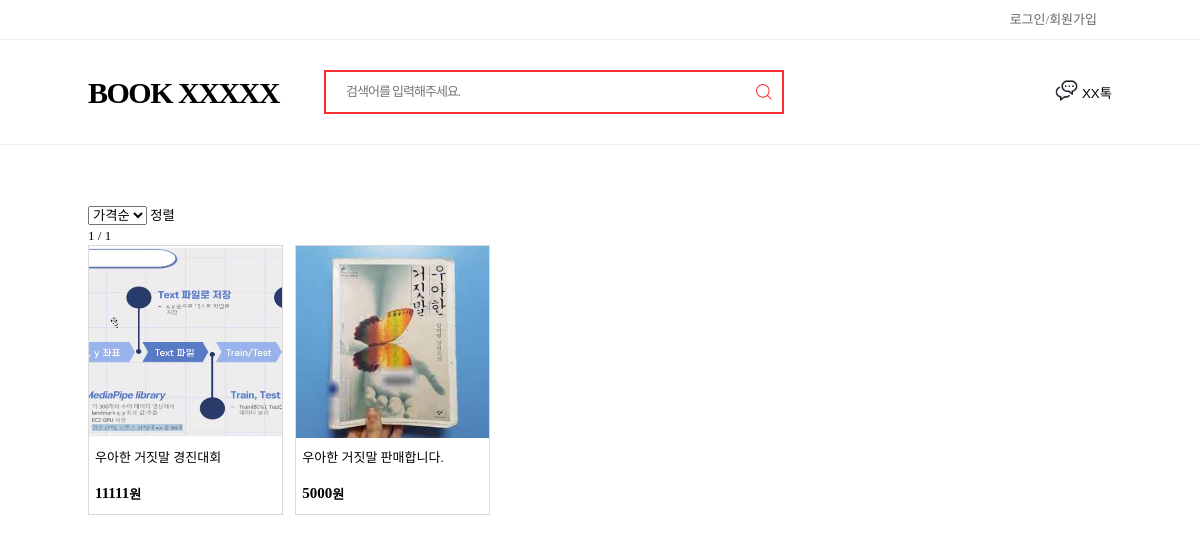
Page /shop/result/ on the committed database.
### bookL/models.py (models this page shows)
class Post(models.Model):
    title = models.CharField(max_length=40) #제목
    username = models.ForeignKey(User,on_delete=models.CASCADE) #user id
    price = models.TextField(max_length=20) #가격
    content = models.TextField() # 본문
    created_at = models.DateTimeField(auto_now_add=True) #작성 시간
    photo = models.FileField(blank=True, upload_to="photo_%Y_%m_%d",null=True) #이미지
    like_users = models.ManyToManyField(settings.AUTH_USER_MODEL, related_name='like_articles') # 좋아요

### shop/views.py (the view)
# urls.py: path('result/',views.board_list,name="result"),
def board_list(request):
    all_boards = Post.objects.all().order_by('-created_at') #Board는 게시글 작성 함수 이름임, 최신게시글이 맨 위에
    page = int(request.GET.get('p', 1)) # 현재 페이지를 나타냄
    paginator = Paginator(all_boards, 6) # 한 페이지에 게시물 6개 보임
    boards = paginator.get_page(page) # 해당 페이지 번호를 리턴받아 현재 페이지를 나타냄
    return render(request, 'result.html', {'plist':boards}) # 게시판 html이 board_list.html

### Template/result.html (shortened to what this page needs)
<!DOCTYPE html>
<html lang="ko">
<head>
	<link rel="stylesheet" href="/static/css/result.css">
</head>
<body>
	<div class="container">
		<header class="header">
			<div class="header_top">
				<div class="w_inner">
					{% if not user.is_authenticated %}
						<a href="/bookL/login" class="link_txt">로그인/회원가입</a>
					{% else %}
						<a href= "/bookL/logout"  class="link_txt">로그아웃</a>
						<a href="/bookL/mypage" class="link_txt">내상점</a>
					{% endif %}
				</div>
			</div>
			<div class="header_cont">
				<div class="w_inner">
					<h1 class="logo_tit"><a href="/bookL/" class="link_home">BOOK XXXXX</a></h1>
					<div class="box_search">
						<form action="{% url 'search' %}" method="GET" >
							<fieldset>
								<div class="search_area">
									<input type="text" class="input" placeholder="검색어를 입력해주세요." name='title'>
									<button type="submit" class="btn_search"><span class="blind">검색</span></button>
								</div>
							</fieldset>
						</form>
					</div>
					<div class="wrap_utils">
						<button class="btn_util"><span class="ico_comm ico_chat"></span>XX톡</button>
					</div>
				</div>
			</div>
		</header>
		<main class="contents">
			<div class="w_inner">
				<div class="result_prod">
  <form method="GET" action="{% url 'page_array' %}">
  <div class="col-4">
    <select name="sort" id="sort">
      <option value="price" id="price">가격순</option>
    </select>
    <button class="btn btn-primary" type="submit" value="">정렬</button>
  </div>
  <div class="pagination">
    <span>{{plist.number}} / {{plist.paginator.num_pages}}</span>
					<table class="list_prod">
						{% for pdata in plist %}
						<tr onclick="location.href='/shop/shopping/{{ pdata.pk }}/'">
							<td class="thumb_img">
								<img src="{{pdata.photo.url}}" alt="">
							</td>
							<td class="tit_prod">
								{{ pdata.title }}
							</td>
							<td class="price_prod">
								<em class="num_price">{{ pdata.price }}</em>원
							</td>
							<td class="date_prod">
							</td>
						</tr>
						{% endfor %}
					</table>
				</div>
			</div>
		</main>
	</div>
</body>
</html>

### staticfiles/css/result.css (style rules this page uses)
html, body, div, span, applet, object, iframe, h1, h2, h3, h4, h5, h6, p, blockquote, pre, a, abbr, acronym, address, big, cite, code, del, dfn, em, img, ins, kbd, q, s, samp, small, strike, strong, sub, sup, tt, var, b, u, i, center, dl, dt, dd, ol, ul, li, fieldset, form, label, legend, table, caption, tbody, tfoot, thead, tr, th, td, article, aside, canvas, details, embed, figure, figcaption, footer, header, hgroup, menu, nav, output, ruby, section, summary, time, mark, audio, video, input { margin: 0; padding: 0; border: 0; font-size: 100%; font: inherit; vertical-align: baseline; }
article, aside, details, figcaption, figure, footer, header, hgroup, menu, nav, section { display: block; }
body { line-height: 1.5; }
a { text-decoration: none; color: inherit; }
button { padding: 0; border: none; background-color: transparent; cursor: pointer; }
table { border-collapse: collapse; border-spacing: 0; }
html { font-size: 13px; color: #000; }
.container { min-width: 1024px; }
.w_inner { width: 1024px; margin: 0 auto; }
.header_top { border-bottom: 1px solid rgb(238, 238, 238); }
.header_top .w_inner { display: -webkit-box; display: -ms-flexbox; display: flex; -webkit-box-pack: end; -ms-flex-pack: end; justify-content: flex-end; }
.header_top .link_txt { padding: 0 15px; line-height: 39px; color: rgb(102, 102, 102); }
.header_cont { padding: 30px 0; border-bottom: 1px solid rgb(238, 238, 238); }
.header_cont .w_inner { display: -webkit-box; display: -ms-flexbox; display: flex; -webkit-box-pack: justify; -ms-flex-pack: justify; justify-content: space-between; -webkit-box-align: center; -ms-flex-align: center; align-items: center; position: relative; padding-left: 236px; box-sizing: border-box; }
.header_cont .logo_tit { position: absolute; top: 50%; left: 0; font-size: 30px; font-weight: 700; letter-spacing: -0.05em; -webkit-transform: translateY(-50%); -ms-transform: translateY(-50%); transform: translateY(-50%); }
.header_cont .link_home { display: block; }
.box_search { width: 460px; border: 2px solid #F72F33; box-sizing: border-box; }
.search_area { position: relative; }
.search_area .input { padding: 0 40px 0 20px; width: 100%; line-height: 40px; letter-spacing: -1px; border: none; color: rgb(102, 102, 102); box-sizing: border-box; outline: 0; }
.search_area .btn_search { position: absolute; z-index: 1; top: 50%; right: 10px; -ms-transform:translateY(-50%); -webkit-transform:translateY(-50%); transform: translateY(-50%); border: none; width: 16px; height: 16px; background: transparent url(../images/ico_search.svg) center center no-repeat; background-size: contain; cursor: pointer; }
.wrap_utils::after { display: table; content: ''; clear: both; }
.wrap_utils .btn_util { position: relative; float: left; padding-left: 27px; }
.wrap_utils .btn_util .ico_comm { position: absolute; top: 50%; left: 0; -webkit-transform: translateY(-50%); -ms-transform: translateY(-50%); transform: translateY(-50%); }
.ico_chat { display: inline-block; width: 23px; height: 26px; background: transparent url(../images/ico_chat.png) 0 0 no-repeat; background-size: contain; }
.result_prod { margin: 60px 0; }
.list_prod { overflow: hidden; width: 100%; table-layout: fixed; }
.list_prod tr { display: block; width: 19%; float: left; margin-right: calc( 5% / 4 ); border: 1px solid #DBD9DA; background-color: #fff; box-sizing: border-box; }
.list_prod .thumb_img { display: block; }
.list_prod .thumb_img img { display: block; width: 100%; height: 192px; object-fit: cover; }
.list_prod .tit_prod { display: block; padding: 10px 6px 14px; font-size: 13px; white-space: nowrap; overflow: hidden; -o-text-overflow: ellipsis; text-overflow: ellipsis; box-sizing: border-box; }
.list_prod .price_prod { float: left; display: block; padding: 0 0 10px 6px; font-weight: 700; box-sizing: border-box; }
.list_prod .price_prod .num_price { font-size: 15px; vertical-align: bottom; }
.list_prod .date_prod { float: right; display: block; padding: 0 10px 2px 0; margin-top: 2px; font-size: 12px; color: #666; }

### rows in the picture
Post: photo (picture), title "우아한 거짓말 경진대회", price "11111"
Post: photo (picture), title "우아한 거짓말 판매합니다.", price "5000"

### other values in the picture
{{ plist.number }} "1"
{{ plist.paginator.num_pages }} "1"
